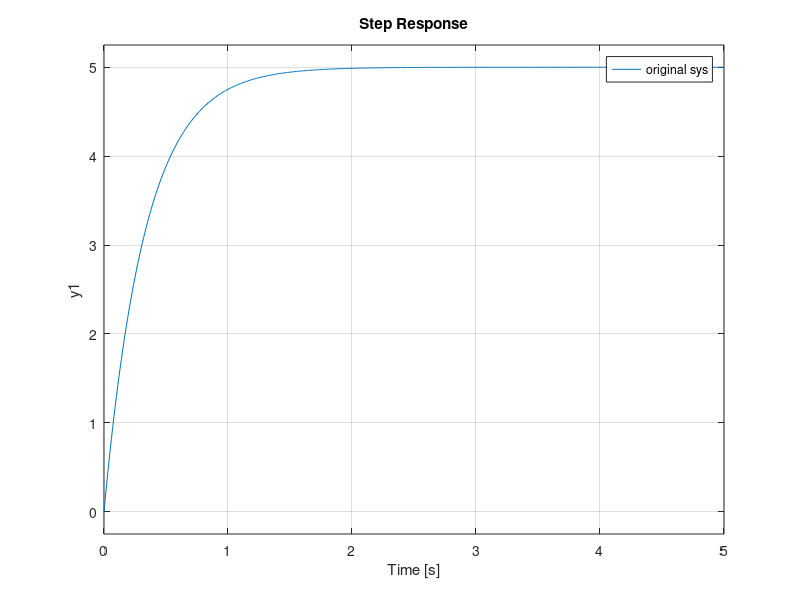

The MATLAB script that drew this image:
% checking random set point function
close all;
clear all;


A =-3; B=2; C=1; D=0;
G = C; H=D;


% original system
sys = ss(A,B,C,D);

w = 10;
Q = w*C'*C;
R = 10000;
[K P e] = lqr(A,B,Q,R);

% unaugmented LQR (no set point)
Alqr = A-B*K;
Blqr = B;
Clqr = C;
Dlqr = D;
[numlqr, denlqr] = ss2tf(Alqr,Blqr,Clqr,Dlqr);
syslqr = tf(numlqr,denlqr);


% look at the set point tracking approach
Aa = [A B; G H];
temp= inv(Aa)*[0;1];
F=temp(1);
N=temp(2);

s = tf('s');
L_hat = K*inv(s-A)*B;
Gp_hat = G*inv(s-A)*B+H;

CLTF = Gp_hat*inv(1+L_hat)*(N+K*F);



% desired tracking point
r=5;

t = 0:0.01:5;
figure(2); hold on;
step(r*sys,t);
step(r*syslqr,t);
step(r*CLTF,t)
grid on
legend( 'original sys'  ,'lqr sys', 'set point sys' )
hold off